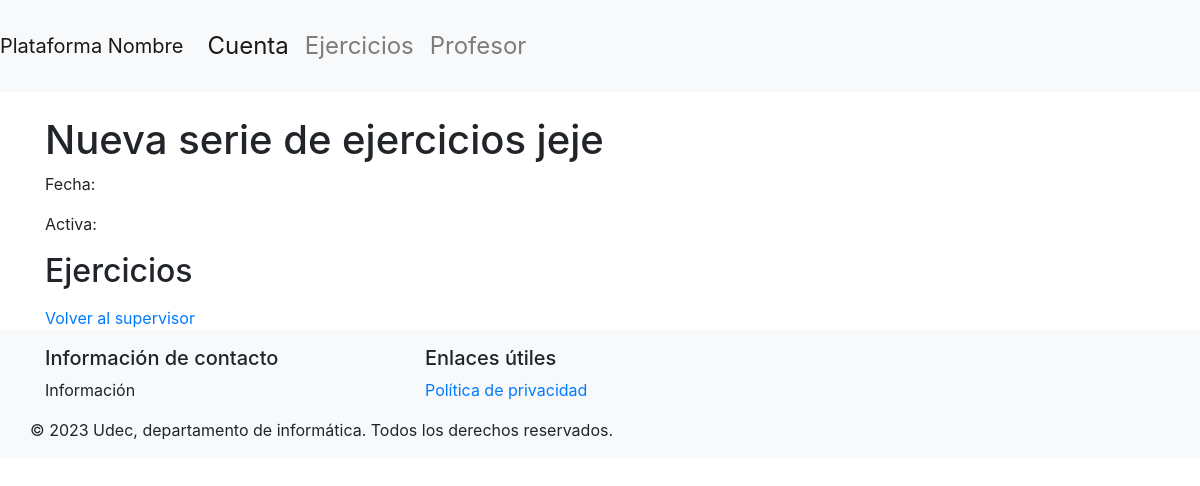
The page /dashDocente/1/serie/1 (signed in) on the database as committed earlier.
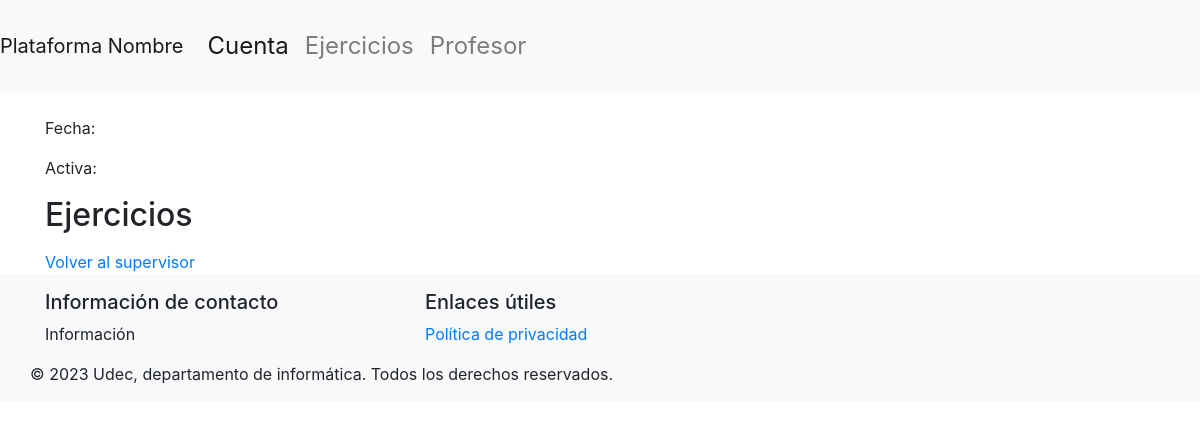
The same page on the database as committed later.
### basedatos/modelos.py (models this page shows, shortened)
class Serie(db.Model):
    id = db.Column(db.Integer, primary_key=True)
    nombre = db.Column(db.String(50), nullable=False)
    ejercicios = db.relationship('Ejercicio', order_by=Ejercicio.id, back_populates='serie')

### main.py (the view)
@app.route('/dashDocente/<int:supervisor_id>/serie/<int:id>')
@login_required
def detallesSeries(supervisor_id, id):
    if not verify_supervisor(supervisor_id):
        flash('No tienes permiso para acceder a este dashboard. Debes ser un Supervisor.', 'danger')
        return redirect(url_for('login'))
    serie = Serie.query.get(id)
    ejercicios = Ejercicio.query.filter_by(id_serie=id).all()
    return render_template('detallesSerie.html', serie=serie, ejercicios=ejercicios, supervisor_id=supervisor_id)

### basedatos/modelos.py (called while the page is built)
    @property
    def is_authenticated(self):
        return True

### main.py (called while the page is built)
@login_manager.user_loader
def load_user(user_id):
    if user_id.startswith("e"):
        user = db.session.get(Estudiante, int(user_id[1:]))
    elif user_id.startswith("s"):
        user = db.session.get(Supervisor, int(user_id[1:]))
    else:
        return None
    return user

def verify_supervisor(supervisor_id):
    if not isinstance(current_user, Supervisor):
        flash('No tienes permiso para acceder a este dashboard. Debes ser un Supervisor.', 'danger')
        return False
    if current_user.id != supervisor_id:
        flash('No tienes permiso para acceder a este dashboard.', 'danger')
        return False
    return True

### templates/detallesSerie.html (shortened to what this page needs)
{% extends "layout.html" %}
{% block content %}
<h1>{{ serie.nombre }}</h1>
<p>Fecha: {{ serie.fecha }}</p>
<p>Activa: {{ serie.activa }}</p>
<h2>Ejercicios</h2>
<a href="{{ url_for('dashDocente', supervisor_id=supervisor_id) }}">Volver al supervisor</a>
{% endblock %}

### templates/layout.html (shortened to what this page needs)
<!doctype html>
<html lang="es">
  <head>
    <link href="{{ url_for('static', filename='css/bootstrap.min.css') }}" rel="stylesheet">
    <link href="{{ url_for('static', filename='css/layout.css') }}" rel="stylesheet">
  </head>
  <body>
    <nav class="navbar navbar-expand-lg navbar-light bg-light">
      <a class="navbar-brand" href="#">Plataforma Nombre</a>
      <div class="collapse navbar-collapse" id="navbarNav">
        <ul class="navbar-nav">
          <li class="nav-item active">
            <a class="nav-link" href="#">Cuenta<span class="sr-only">(current)</span></a>
          </li>
          <li class="nav-item">
            <a class="nav-link" href="#">Ejercicios</a>
          </li>
          <li class="nav-item">
            <a class="nav-link" href="#">Profesor</a>
        </ul>
      </div>
    </nav>
    <main class="container mt-4">
      {% block content %}{% endblock %}
    </main>
  </body>
</html>
<footer class="footer mt-auto py-3 bg-light">
  <div class="container">
      <div class="row">
          <div class="col-md-4">
              <h5>Información de contacto</h5>
              <p>Información
              </p>
          </div>
          <div class="col-md-4">
              <h5>Enlaces útiles</h5>
              <ul class="list-unstyled">
                  <li><a href="#">Política de privacidad</a></li>
              </ul>
          </div>
          <div class="col-md-4">
      </div>
      <div class="row">
          <div class="col-12 text-center">
              <p class="mb-0">&copy; 2023 Udec, departamento de informática. Todos los derechos reservados.</p>
          </div>
      </div>
  </div>
</footer>

### static/css/layout.css (style rules this page uses)
.navbar { transition: 0.5s; font-size: 1.5em; padding: 20px 0; }

Rows that differ between the two databases and show on the page:
removed Serie: nombre "Nueva serie de ejercicios jeje"
